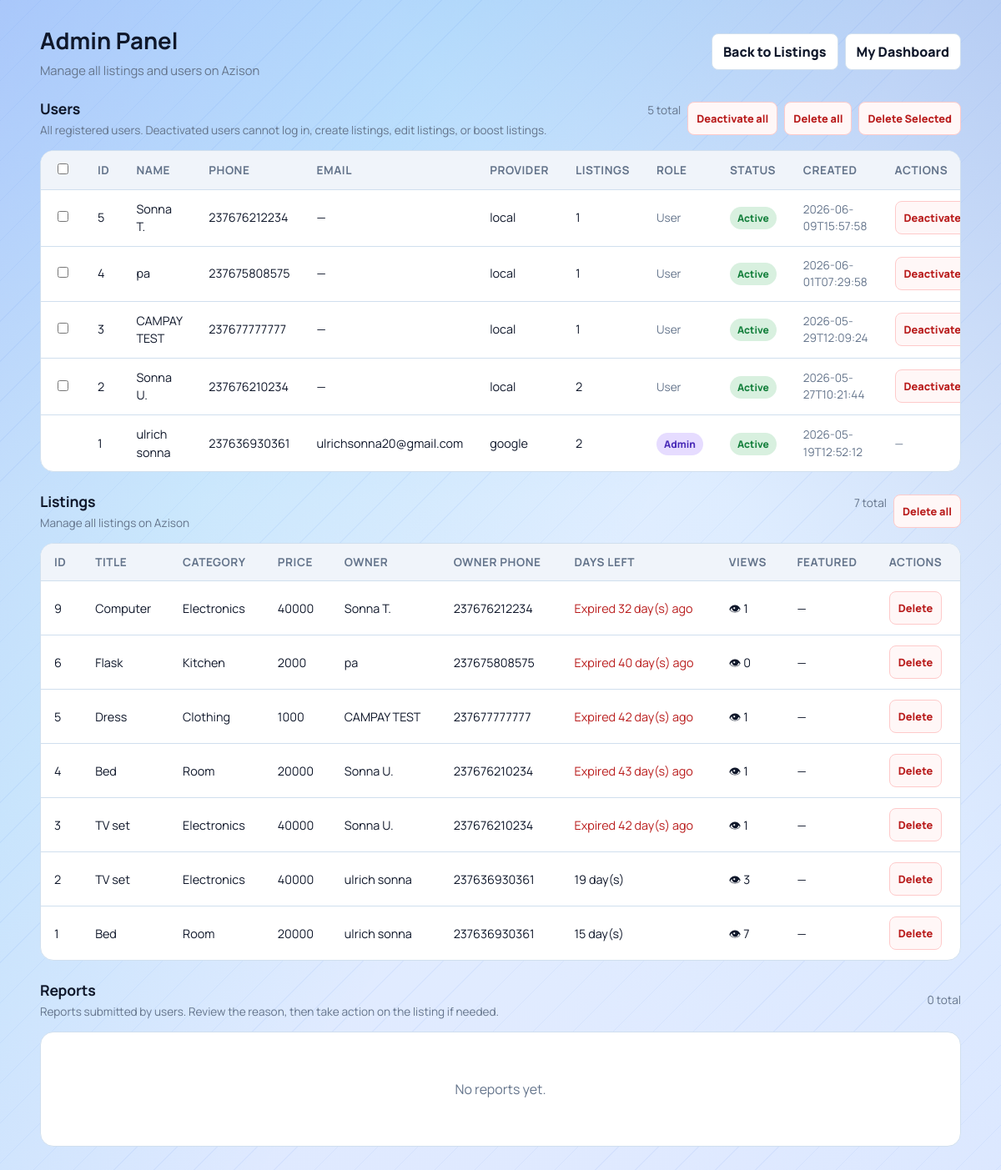
Page /admin (signed in) on the earlier database version.
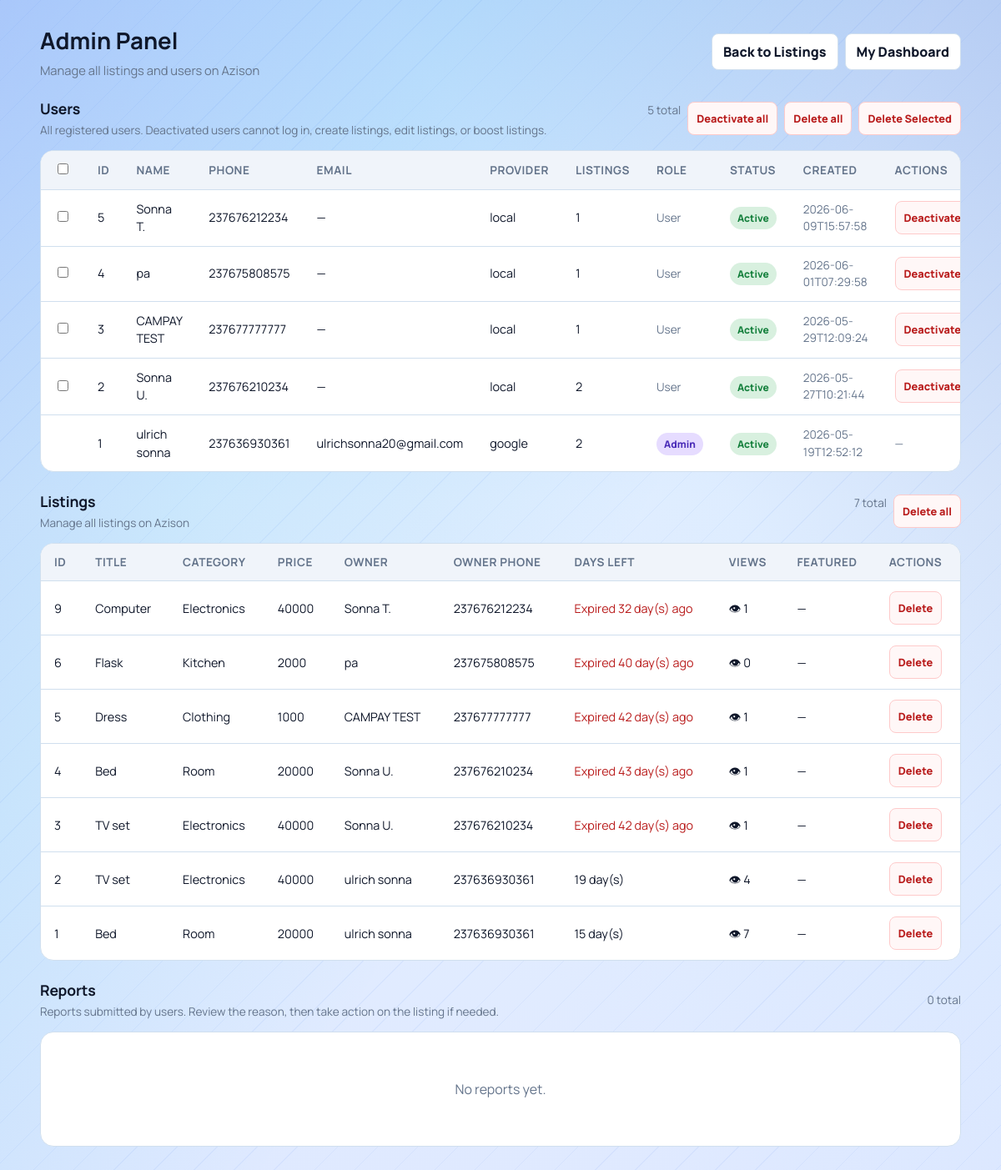
Same page on the later database version.
### tables this page shows
CREATE TABLE listings(
            id INTEGER PRIMARY KEY AUTOINCREMENT,
            title TEXT,
            price TEXT,
            category TEXT,
            phone TEXT,
            owner_phone TEXT,
            leave_date TEXT,
            description TEXT,
            image TEXT,
            is_featured INTEGER DEFAULT 0
        , view_count INTEGER DEFAULT 0);

CREATE TABLE users(
            id INTEGER PRIMARY KEY AUTOINCREMENT,
            full_name TEXT NOT NULL,
            phone TEXT NOT NULL UNIQUE,
            password_hash TEXT NOT NULL,
            email TEXT,
            google_sub TEXT,
            auth_provider TEXT NOT NULL DEFAULT 'local',
            created_at TEXT NOT NULL
        , is_admin INTEGER DEFAULT 0, is_active INTEGER DEFAULT 1);

### app.py (the view, shortened to what this page needs)
@app.route("/admin")
@admin_required
def admin_panel():
    conn = get_db()
    cursor = conn.cursor()
    cursor.execute(
        """
        SELECT l.*, u.full_name as owner_name
        FROM listings l
        LEFT JOIN users u ON u.phone = l.owner_phone
        ORDER BY l.id DESC
        """
    )
    rows = cursor.fetchall()
    cursor.execute(
        """
        SELECT u.id, u.full_name, u.phone, u.email, u.auth_provider, u.is_admin, u.is_active, u.created_at,
               (SELECT COUNT(*) FROM listings l WHERE l.owner_phone = u.phone) AS listing_count
        FROM users u
        ORDER BY u.is_active ASC, u.id DESC
        """
    )
    user_rows = cursor.fetchall()
    cursor.execute(
        """
        SELECT r.id, r.listing_id, r.reporter_user_id, r.reason, r.comment, r.created_at,
               l.title AS listing_title, l.category AS listing_category,
               u.full_name AS reporter_name, u.phone AS reporter_phone, u.email AS reporter_email
        FROM reports r
        LEFT JOIN listings l ON l.id = r.listing_id
        LEFT JOIN users u ON u.id = r.reporter_user_id
        ORDER BY r.id DESC
        """
    )
    report_rows = cursor.fetchall()
    conn.close()
    today = current_date()
    listings = []
    for row in rows:
        leave_date = datetime.strptime(row["leave_date"], "%Y-%m-%d").date()
        days_left = (leave_date - today).days
        is_expired = days_left < 0
        is_soon = 0 <= days_left <= 3
        listings.append(
            {
                "id": row["id"],
                "title": row["title"],
                "price": row["price"],
                "category": row["category"],
                "phone": row["phone"],
                "owner_phone": row["owner_phone"] or "",
                "owner_name": row["owner_name"] or "Unknown",
                "leave_date": row["leave_date"],
                "description": row["description"] or "",
                "image": row["image"],
                "is_featured": row["is_featured"],
                "view_count": row["view_count"],
                "days_left": days_left,
                "is_expired": is_expired,
                "is_soon": is_soon,
            }
        )
    users = []
    for user_row in user_rows:
        users.append(
            {
                "id": user_row["id"],
                "full_name": user_row["full_name"] or "",
                "phone": user_row["phone"] or "",
                "email": user_row["email"] or "",
                "auth_provider": user_row["auth_provider"] or "local",
                "is_admin": bool(user_row["is_admin"] == 1),
                "is_active": bool(user_row["is_active"] == 1),
                "created_at": user_row["created_at"] or "",
                "listing_count": user_row["listing_count"] or 0,
            }
        )
    reports = []
    return render_template("admin.html", listings=listings, users=users, reports=reports)

### app.py (called while the page is built)
def env_flag(name):
    return os.getenv(name, "").strip().lower() in {"1", "true", "yes", "on"}

def get_db():
    if USE_POSTGRES:
        if psycopg2 is None:
            raise RuntimeError("DATABASE_URL is set but psycopg2 is not installed.")
        return PostgresConnection(psycopg2.connect(normalize_database_url(DATABASE_URL)))
    conn = sqlite3.connect(SQLITE_DATABASE_PATH)
    conn.row_factory = sqlite3.Row
    return conn

def normalize_phone(raw_phone):
    if not raw_phone:
        return ""
    phone = re.sub(r"\D", "", raw_phone)
    if phone.startswith("00"):
        phone = phone[2:]
    national_number = ""
    if phone.startswith("237") and len(phone) == 12:
        national_number = phone[3:]
    elif len(phone) == 10 and phone.startswith("0"):
        national_number = phone[1:]
    elif len(phone) == 9:
        national_number = phone
    else:
        return ""
    if len(national_number) != 9 or national_number[0] not in {"2", "6"}:
        return ""
    phone = "237" + national_number
    return phone

def current_date():
    return datetime.today().date()

### templates/admin.html (shortened to what the changed rows need)
<!DOCTYPE html>
<html lang="en">
<head>
    <link rel="stylesheet" href="{{ url_for('static', filename='css/marketplace.css') }}">
</head>
<body>
    <main class="page">
        <section class="topbar">
            <div class="title-wrap">
                <h1>Admin Panel</h1>
            </div>
        </section>
        <section class="section-heading">
            <div>
                <h2>Users</h2>
            </div>
        </section>
        <section class="table-container">
            {% if users %}
                <form id="bulk-delete-users-form" method="POST" action="{{ url_for('admin_bulk_delete_users') }}">
                    <table>
                        <thead>
                            <tr>
                                <th><input type="checkbox" id="select-all-users" onchange="toggleAllUserCheckboxes(this);"></th>
                                <th>ID</th>
                                <th>Name</th>
                                <th>Phone</th>
                                <th>Email</th>
                                <th>Provider</th>
                                <th>Listings</th>
                                <th>Role</th>
                                <th>Status</th>
                                <th>Created</th>
                                <th>Actions</th>
                            </tr>
                        </thead>
                    </table>
                </form>
            {% else %}
                <div class="empty">
                    <p>No users found.</p>
                </div>
            {% endif %}
        </section>
        <section class="section-heading">
            <div>
                <h2>Listings</h2>
            </div>
        </section>
        <section class="table-container">
            {% if listings %}
                <table>
                    <thead>
                        <tr>
                            <th>ID</th>
                            <th>Title</th>
                            <th>Category</th>
                            <th>Price</th>
                            <th>Owner</th>
                            <th>Owner Phone</th>
                            <th>Days Left</th>
                            <th>Views</th>
                            <th>Featured</th>
                            <th>Actions</th>
                        </tr>
                    </thead>
                    <tbody>
                        {% for item in listings %}
                        <tr>
                            <td>{{ item['id'] }}</td>
                            <td>{{ item['title'] }}</td>
                            <td>{{ item['category'] }}</td>
                            <td>{{ item['price'] }}</td>
                            <td>{{ item['owner_name'] }}</td>
                            <td>{{ item['owner_phone'] }}</td>
                            <td>
                                {% if item['is_expired'] %}
                                    <span style="color: var(--danger);">Expired {{ item['days_left'] * -1 }} day(s) ago</span>
                                {% elif item['is_soon'] %}
                                    <span class="deadline soon">⚡ {{ item['days_left'] }} day(s)</span>
                                {% else %}
                                    {{ item['days_left'] }} day(s)
                                {% endif %}
                            </td>
                            <td>👁 {{ item['view_count'] or 0 }}</td>
                            <td>
                                {% if item['is_featured'] == 1 %}
                                    <span class="badge featured">🔥 Featured</span>
                                {% else %}
                                    —
                                {% endif %}
                            </td>
                            <td>
                                <form method="POST" action="{{ url_for('admin_delete_listing', id=item['id']) }}" onsubmit="return confirm('Are you sure you want to delete this listing?');">
                                    <button class="danger-btn" type="submit">Delete</button>
                                </form>
                            </td>
                        </tr>
                        {% endfor %}
                    </tbody>
                </table>
            {% else %}
                <div class="empty">
                    <p>No listings found.</p>
                </div>
            {% endif %}
        </section>
        <section class="section-heading">
            <div>
                <h2>Reports</h2>
            </div>
        </section>
    </main>
</body>
</html>

Differences in the rows shown:
changed listings id 2: view_count "3" → "4"
